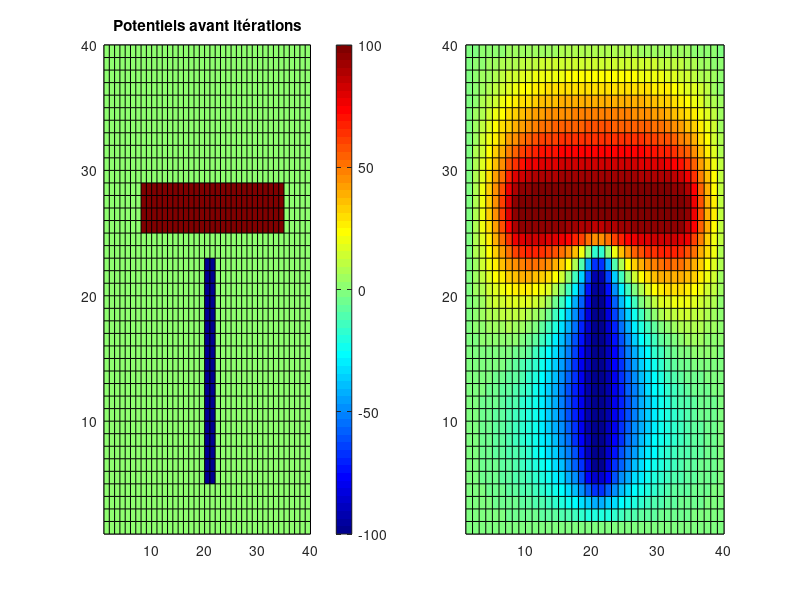

Source code (MATLAB): (Note: this script raises an error after producing the figure.)
% Resolution equation de Laplace
%
clear
close all
clc

%% Dimensions / maillage
dx=1; % cm
dy=1; % cm
Nx = 40;
Ny = 40;

%% Potentiels / sources
v0 = 0; % condition aux limites (en V)
v1 = 100; % conducteur 1
v2 = -100; % conducteur 2

% Initialisation la matrice de calcul
V = zeros(Nx,Ny); % mettre toute la matrice a zero

%% Sources
V(25:28, 8:34) = v1; % Conducteur 1
V(5:22, 20:21) = v2; % Conducteur 2
figure(1)
subplot(1, 2, 1);
pcolor(V)
title("Potentiels avant itérations")

% Changer la palette de couleurs
colormap(jet)  % Palette allant du bleu au rouge
colorbar;  % Ajouter une barre de couleur

%% Calcul de convergence
Iter=0;     % Nombre d'itérations
seuil=1e-6; % Seuil de convergence
cond=1;     % Condition de convergence
ii=2:Nx-1;
jj=2:Ny-1;

% Mesure du temps de calcul
tic;  % Début du chronométrage

while cond>seuil
    % Mémoire de la matrice précédente
    Vold=V;

    % Conditions aux limites
    V(1,:) = v0;    % Première colone à zéro
    V(Nx,:) = v0;   % Dernière colone à zéro
    V(:,1) = v0;    % Première ligne à zéro
    V(:,Ny) = v0;   % Dernière ligne à zéro

    % Sources
    V(25:28, 8:34) = v1; % Conducteur 1
    V(5:22, 20:21) = v2; % Conducteur 2

    % Equation de calcul
    V(ii,jj)=0.25*( V(ii+1,jj) + V(ii-1,jj) + V(ii,jj+1) + V(ii,jj-1) );

    % Calcul de condition de convergence
    cond=norm(abs(Vold(:)-V(:)));
    Iter=Iter+1;
end

% Temps écoulé
temps = toc;  % Fin du chronométrage

%% Figure
subplot(1, 2, 2);
pcolor(V)
title("Potentiels après "+Iter+" itérations", ...
    "Seuil : "+seuil+", Temps ecoulé : "+temps+"s")

% Changer la palette de couleurs
colormap(jet)  % Palette allant du bleu au rouge
colorbar;  % Ajouter une barre de couleur
